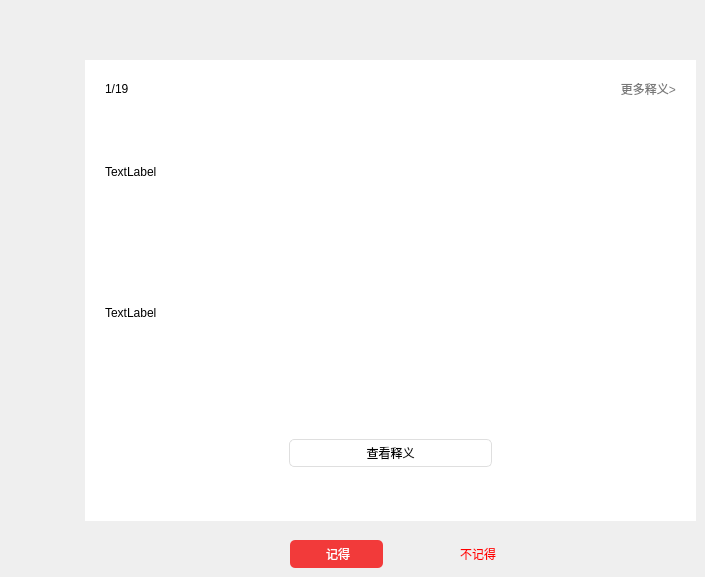
      <widget class="QWidget" name="tab_note_review">
       <property name="styleSheet">
        <string notr="true">#tab_note_review{
	
	background-color: rgb(247,247,247);

}</string>
       </property>
       <widget class="QPushButton" name="tab_note_review_remember">
        <property name="geometry">
         <rect>
          <x>290</x>
          <y>540</y>
          <width>93</width>
          <height>28</height>
         </rect>
        </property>
        <property name="toolTip">
         <string>也可以用左方向键哦</string>
        </property>
        <property name="styleSheet">
         <string notr="true">QPushButton#tab_note_review_remember{
        background-color: rgb(242, 58, 58);
        color:#fff;
		
        border-radius:5px;
}

QPushButton#tab_note_review_remember::hover{
        background-color: rgb(247, 84, 84);
        color:#fff;
        border-radius:5px;
        }





</string>
        </property>
        <property name="text">
         <string> 记得</string>
        </property>
       </widget>
       <widget class="QPushButton" name="tab_note_review_noremember">
        <property name="geometry">
         <rect>
          <x>430</x>
          <y>540</y>
          <width>93</width>
          <height>28</height>
         </rect>
        </property>
        <property name="toolTip">
         <string>也可以用右方向键哦</string>
        </property>
        <property name="styleSheet">
         <string notr="true">QPushButton#tab_note_review_noremember{
    color:#f00;
    border-radius:5px;
	
	background-color: transparent;
    }

QPushButton#tab_note_review_noremember::hover{
    color:#f00;
    background-color:#F1E7E6;
    border-radius:5px;
    }</string>
        </property>
        <property name="text">
         <string> 不记得</string>
        </property>
       </widget>
       <widget class="QWidget" name="widget_2" native="true">
        <property name="geometry">
         <rect>
          <x>85</x>
          <y>60</y>
          <width>611</width>
          <height>461</height>
         </rect>
        </property>
        <property name="styleSheet">
         <string notr="true">#widget_2{
	
	background-color: rgb(255, 255, 255);
}</string>
        </property>
        <widget class="QWidget" name="verticalLayoutWidget_4">
         <property name="geometry">
          <rect>
           <x>0</x>
           <y>0</y>
           <width>611</width>
           <height>461</height>
          </rect>
         </property>
         <layout class="QVBoxLayout" name="tab_note_review_Vlayout_2" stretch="0,0,0,0">
          <item>
           <layout class="QHBoxLayout" name="tab_note_card_HlayoutTitle_5" stretch="1,10,0">
            <property name="leftMargin">
             <number>20</number>
            </property>
            <property name="topMargin">
             <number>20</number>
            </property>
            <property name="rightMargin">
             <number>20</number>
            </property>
            <item>
             <widget class="QLabel" name="tab_note_review_count">
              <property name="text">
               <string>1/19</string>
              </property>
             </widget>
            </item>
            <item>
             <widget class="QLabel" name="label_19">
              <property name="text">
               <string/>
              </property>
             </widget>
            </item>
            <item>
             <widget class="QPushButton" name="tab_note_review_more">
              <property name="styleSheet">
               <string notr="true">#tab_note_review_more{
	background-color: transparent;
	border:none;
	color:rgb(120,120,120);
}

#tab_note_review_more::hover{
	background-color: transparent;
	color:#000;
}</string>
              </property>
              <property name="text">
               <string>  更多释义&gt;</string>
              </property>
             </widget>
            </item>
           </layout>
          </item>
          <item>
           <layout class="QHBoxLayout" name="horizontalLayout_3">
            <property name="leftMargin">
             <number>20</number>
            </property>
            <item>
             <widget class="QLabel" name="tab_note_review_title">
              <property name="text">
               <string>TextLabel</string>
              </property>
             </widget>
            </item>
           </layout>
          </item>
          <item>
           <layout class="QHBoxLayout" name="horizontalLayout_4">
            <property name="leftMargin">
             <number>20</number>
            </property>
            <item>
             <widget class="QLabel" name="tab_note_review_expalin">
              <property name="text">
               <string>TextLabel</string>
              </property>
             </widget>
            </item>
           </layout>
          </item>
          <item>
           <layout class="QHBoxLayout" name="tab_note_review_HlayoutMid_2" stretch="0,0,0">
            <property name="spacing">
             <number>0</number>
            </property>
            <item>
             <widget class="QLabel" name="label_20">
              <property name="text">
               <string/>
              </property>
             </widget>
            </item>
            <item>
             <widget class="QPushButton" name="tab_note_review_button">
              <property name="minimumSize">
               <size>
                <width>0</width>
                <height>28</height>
               </size>
              </property>
              <property name="styleSheet">
               <string notr="true">#tab_note_review_button{
	border:1px solid #dfdfdf;
	border-radius:5px;
}
#tab_note_review_button::hover{
	border:1px solid #dfdfdf;
	border-radius:5px;
	background-color:#dfdfdf;
}</string>
              </property>
              <property name="text">
               <string>查看释义</string>
              </property>
             </widget>
            </item>
            <item>
             <widget class="QLabel" name="label_21">
              <property name="text">
               <string/>
              </property>
              <property name="alignment">
               <set>Qt::AlignRight|Qt::AlignTrailing|Qt::AlignVCenter</set>
              </property>
             </widget>
            </item>
           </layout>
          </item>
         </layout>
        </widget>
       </widget>
      </widget>
